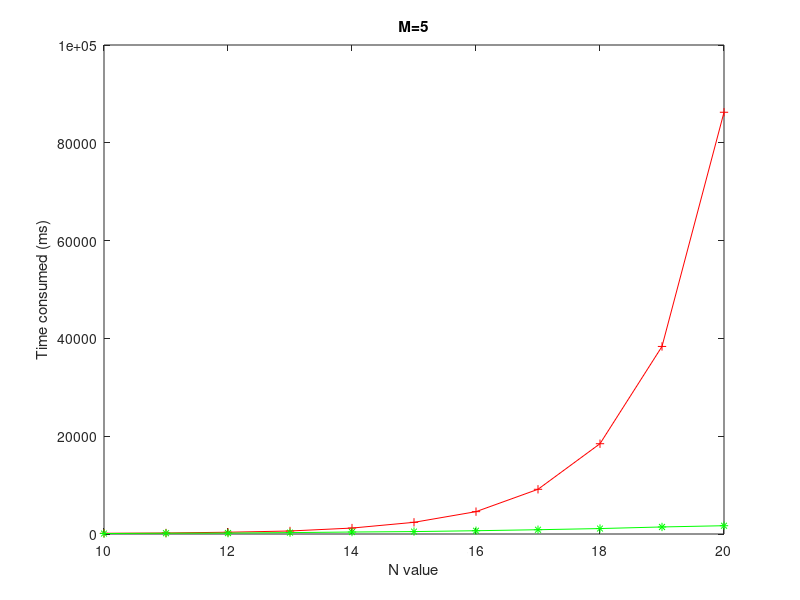

The MATLAB source for this figure: (Note: this script raises an error after producing the figure.)
% plot time consumed
N = 10:20;
T1=[149,208,362,615,1214,2387,4571,9143,18464,38355,86247];
T2=[94,159,187,286,406,495,670,876,1113,1441,1695];

plot(N,T1,'-r+')
title('M=5')
hold on
xlabel('N value');
ylabel('Time consumed (ms)')
plot(N,T2,'-g*')

legend('Williams'' method ','New method ',0)
